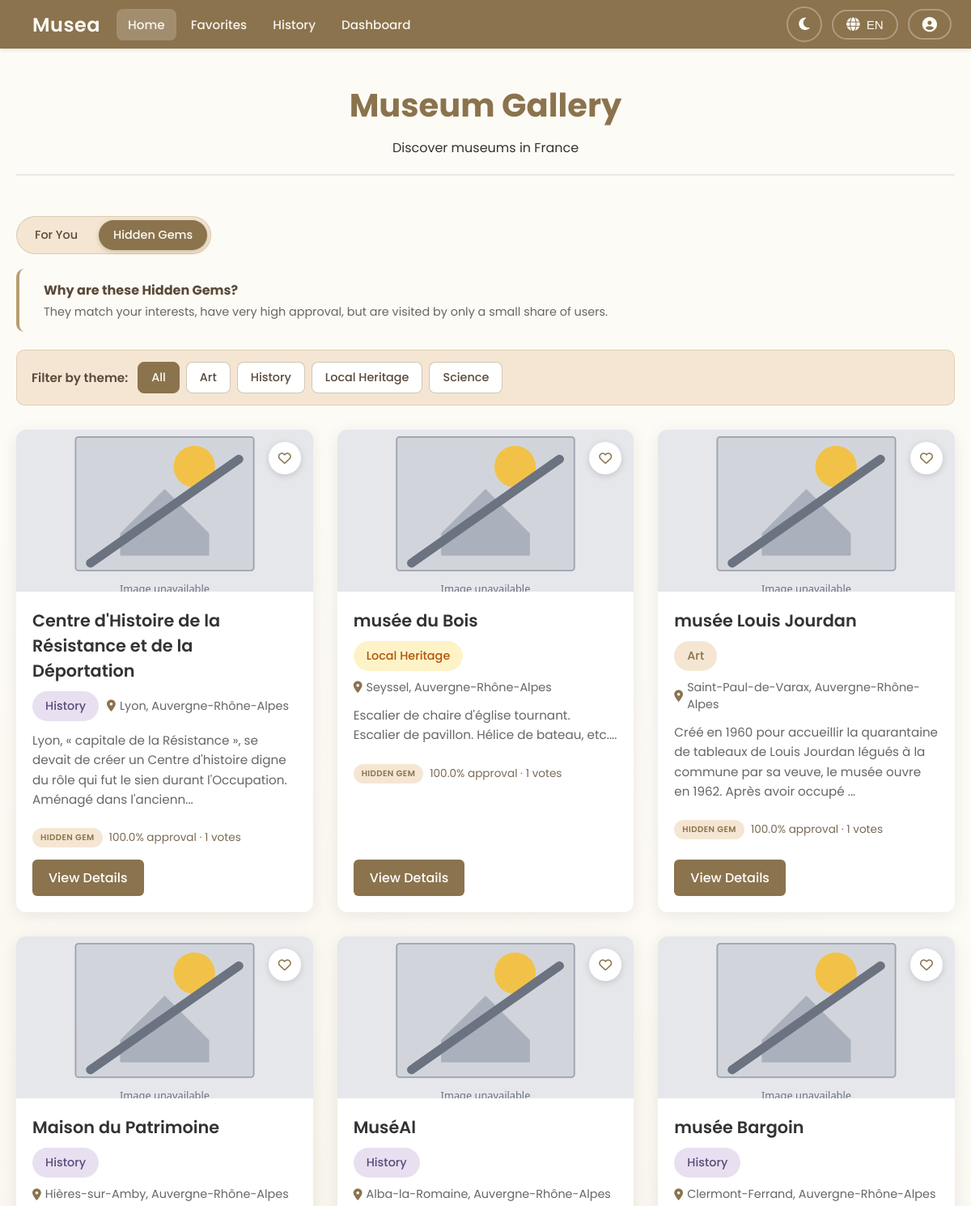
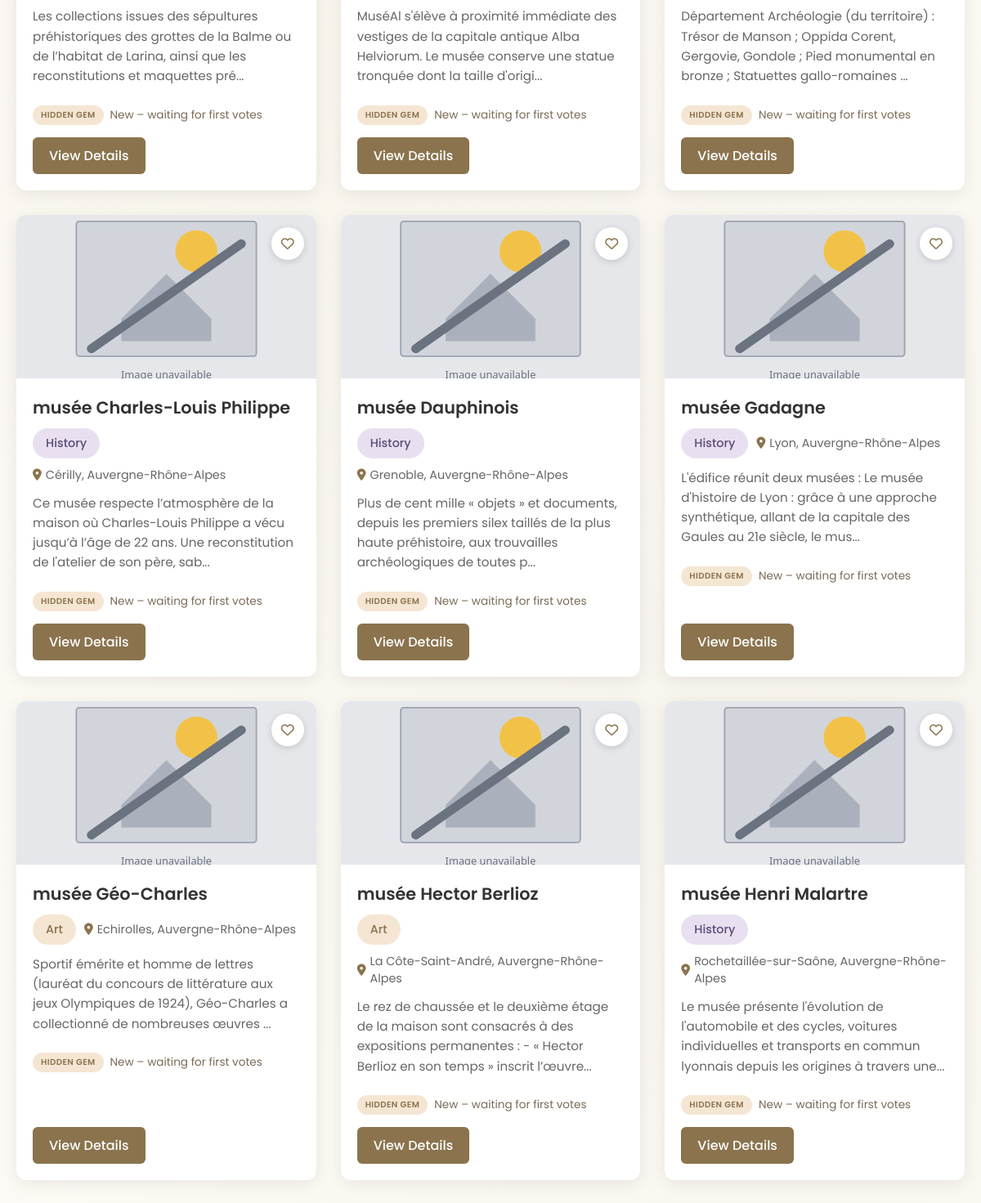
The page /museum_gallery?tab=hidden on the database its author committed (2 pictures, top to bottom).
### tables this page shows
CREATE TABLE museums (
    id INTEGER PRIMARY KEY AUTOINCREMENT,
    identifiant TEXT UNIQUE,
    name TEXT NOT NULL,
    region TEXT,
    theme TEXT,
    latitude REAL,
    longitude REAL,
    popularity_score INTEGER DEFAULT 0,
    location TEXT,
    description TEXT,
    created_at TIMESTAMP DEFAULT CURRENT_TIMESTAMP
, website TEXT, image_url TEXT, thumbs_up INTEGER DEFAULT 0, thumbs_down INTEGER DEFAULT 0);

### app.py (the view, shortened to what this page needs)
@app.route('/museum_gallery')
def museum_gallery():
    theme_param = (request.args.get('theme') or '').strip()
    current_tab = (request.args.get('tab') or 'for_you').strip().lower()
    show_all = (request.args.get('show_all') or '').strip() == '1'
    user_id = session.get('user_id')
    user_profile = db_manager.get_user_profile(user_id) if user_id else None
    context = detect_context(request)
    active_settings = get_active_settings(
        user_profile=dict(user_profile) if user_profile else None,
        context=context
    )
    max_results = active_settings['max_results']
    short_session = context.get('time_available', 60) <= 15
    if theme_param:
        museums = db_manager.get_museums_by_theme(theme_param)
    elif current_tab == 'hidden':
        hidden_limit = max_results
        if short_session or show_all:
            hidden_limit = max(hidden_limit, 100)
        museums = db_manager.get_hidden_gems(user_id=user_id, max_results=hidden_limit)
    else:
        museums = sorted(
            db_manager.get_all_museums(),
            key=lambda m: (-(m.get('popularity_score') or 0), (m.get('name') or "")),
        )
    if user_id:
        museums = db_manager._annotate_and_filter_by_distance(user_id, museums, max_km=50.0)
    has_more = False
    if short_session and not show_all:
        limited = museums[:max_results]
        has_more = len(museums) > len(limited)
    else:
        limited = museums
    see_more_url = None
    available_themes = db_manager.get_distinct_themes()
    adaptation_log = get_adaptation_log_message(active_settings)
    return render_template(
        'museum_gallery.html',
        museums=limited,
        settings=active_settings,
        adaptation_log=adaptation_log,
        available_themes=available_themes,
        current_theme=theme_param or None,
        current_tab=current_tab,
        has_more=has_more,
        see_more_url=see_more_url,
    )

### adaptation.py (called while the page is built, shortened)
def get_adaptation_log_message(settings):
    if not settings.get('adaptation_reasons'):
        return None  # Don't show log if no adaptations

def detect_context(request):
    context = {
        'device': 'desktop',
        'connection_quality': 'good',
        'time_available': session.get('time_available_minutes', 60)  # Default to 60 minutes
    }
    user_agent = request.headers.get('User-Agent', '').lower()
    if 'mobile' in user_agent or 'android' in user_agent or 'iphone' in user_agent:
        context['device'] = 'mobile'
    elif 'tablet' in user_agent or 'ipad' in user_agent:
        context['device'] = 'tablet'
    connection_quality = request.args.get('connection_quality') or 'good'
    context['connection_quality'] = connection_quality
    time_available = request.args.get('time_available')
    if time_available:
        try:
            context['time_available'] = int(time_available)
        except ValueError:
            pass
    return context

### app.py (called while the page is built)
@app.template_filter('museum_image_url')
def museum_image_url(museum):
    if not museum:
        return url_for('static', filename='placeholder.svg')
    img = (museum.get('image_url') or '').strip()
    if img:
        return img
    theme = (museum.get('theme') or '').strip()
    defaults = {
        'Art': 'https://images.unsplash.com/photo-1536924940846-227afb31e2a5?w=640',
        'History': 'https://images.unsplash.com/photo-1457369804613-52c61a468e7d?w=640',
        'Science': 'https://images.unsplash.com/photo-1635070041078-e363dbe005cb?w=640',
        'Local Heritage': 'https://images.unsplash.com/photo-1578662996442-48f60103fc96?w=640',
    }
    return defaults.get(theme) or url_for('static', filename='placeholder.svg')

@app.context_processor
def inject_logged_in():
    return {'logged_in': bool(session.get('user_id'))}

### db_manager.py (called while the page is built)
def _conn():
    c = sqlite3.connect(DB_PATH)
    c.row_factory = sqlite3.Row
    return c

def get_all_museums() -> List[Dict[str, Any]]:
    conn = _conn()
    try:
        try:
            conn.execute("ALTER TABLE museums ADD COLUMN image_url TEXT")
            conn.commit()
        except sqlite3.OperationalError:
            pass
        rows = conn.execute(
            "SELECT id, identifiant, name, region, theme, latitude, longitude, popularity_score, location, description, COALESCE(image_url, '') AS image_url FROM museums ORDER BY name"
        ).fetchall()
        return [_museum_row_to_dict(r) for r in rows]
    finally:
        conn.close()

### templates/museum_gallery.html (shortened to what this page needs)
<!DOCTYPE html>
<html lang="en">
<head>
    <link rel="stylesheet" href="https://cdnjs.cloudflare.com/ajax/libs/font-awesome/6.4.0/css/all.min.css">
    <link rel="stylesheet" href="{{ url_for('static', filename='style.css') }}">
</head>
<body data-logged-in="{{ 'true' if logged_in else 'false' }}">
    <div class="top-bar">
        <div class="top-bar-left">
            <a href="{{ url_for('museum_gallery') }}" style="text-decoration: none; color: inherit;">
                <div class="logo-container" style="cursor: pointer;">
                    <span class="logo-text">Musea</span>
                </div>
            </a>
            <nav class="main-nav">
            <a href="{{ url_for('museum_gallery') }}" class="nav-item active" data-en="Home" data-fr="Accueil">Home</a>
            <a href="{{ url_for('favorites') }}" class="nav-item" data-en="Favorites" data-fr="Favoris">Favorites</a>
            <a href="{{ url_for('history') }}" class="nav-item" data-en="History" data-fr="Historique">History</a>
            <a href="{{ url_for('view_user_profile') }}" class="nav-item" data-en="Dashboard" data-fr="Tableau de bord">Dashboard</a>
            </nav>
        </div>
        <div class="top-bar-right">
            <button class="dark-mode-btn" id="darkModeBtn" aria-label="Switch to dark mode" title="Dark mode">
                <i class="fas fa-moon"></i>
            </button>
            <div class="language-switcher">
                <button class="language-btn" id="languageBtn" aria-label="Change language">
                    <i class="fas fa-globe"></i>
                    <span id="currentLang">EN</span>
                </button>
            </div>
            <div class="profile-switcher">
                <button class="profile-btn" id="profileBtn" aria-label="Profile menu">
                    <i class="fas fa-user-circle"></i>
                </button>
            </div>
        </div>
    </div>
    <div class="container">
        <div class="gallery-header">
            <h1 data-en="Museum Gallery" data-fr="Galerie des musées">Museum Gallery</h1>
            <p data-en="Discover museums in France" data-fr="Découvrez les musées en France">Discover museums in France</p>
        </div>
        <div class="discovery-tabs">
            <a href="{{ url_for('museum_gallery') }}"
               class="discovery-tab {% if (current_tab or 'for_you') != 'hidden' %}active{% endif %}"
               data-en="For You"
               data-fr="Pour vous">
            </a>
            <a href="{{ url_for('museum_gallery', tab='hidden') }}"
               class="discovery-tab {% if current_tab == 'hidden' %}active{% endif %}"
               data-en="Hidden Gems"
               data-fr="Pépites cachées">
            </a>
        </div>
        {% if current_tab == 'hidden' %}
        <div class="hidden-gems-explainer">
            <div class="hidden-gems-text">
                <strong data-en="Why are these Hidden Gems?" data-fr="Pourquoi ces pépites ?">
                </strong>
                <p data-en="They match your interests, have very high approval, but are visited by only a small share of users."
                   data-fr="Ils correspondent à vos intérêts, ont une excellente appréciation, mais sont encore très peu visités.">
                </p>
            </div>
        </div>
        {% endif %}
        {% if available_themes %}
        <div class="theme-filter-bar">
            <span class="theme-filter-label" data-en="Filter by theme:" data-fr="Filtrer par thème :">Filter by theme:</span>
            <div class="theme-filter-buttons">
                <a href="{{ url_for('museum_gallery') }}" class="theme-filter-btn {% if not current_theme %}active{% endif %}" data-en="All" data-fr="Tous">All</a>
                {% for theme in available_themes %}
                <a href="{{ url_for('museum_gallery', theme=theme) }}" class="theme-filter-btn {% if current_theme == theme %}active{% endif %}">{{ theme }}</a>
                {% endfor %}
            </div>
        </div>
        {% endif %}
        <div class="museum-gallery {% if settings.layout == 'list' %}museum-gallery-list{% endif %}">
            {% for museum in museums %}
            <div class="museum-card" data-museum-id="{{ museum.id }}">
                {% if settings.show_images %}
                <div class="museum-card-image">
                    <img src="{{ museum | museum_image_url }}"
                         alt="{{ museum.name }}"
                         onerror="this.onerror=null; this.src='{{ url_for('static', filename='placeholder.svg') }}';">
                    <button class="favorite-btn" data-action="favorite" data-museum-id="{{ museum.id }}" aria-label="Add to favorites">
                        <i class="far fa-heart"></i>
                    </button>
                </div>
                {% endif %}
                <div class="museum-card-content">
                    <h3>{{ museum.name }}</h3>
                    <div class="museum-card-theme-location">
                        {% if museum.theme %}
                        <span class="museum-theme" data-theme="{{ museum.theme }}">{{ museum.theme }}</span>
                        {% endif %}
                        <p class="museum-location">
                            <i class="fas fa-map-marker-alt"></i> {{ museum.location }}
                        </p>
                    </div>
                    <p class="museum-description">
                        {% if settings.description_length == 'short' %}
                            {{ museum.description[:80] }}...
                        {% else %}
                            {{ museum.description[:150] }}...
                        {% endif %}
                    </p>
                    {% if current_tab == 'hidden' %}
                    <div class="hidden-gem-meta-line">
                        <span class="hidden-gem-badge" data-en="Hidden Gem" data-fr="Pépite cachée">Hidden Gem</span>
                        <span class="hidden-gem-metrics">
                            {% set votes = (museum.thumbs_up or 0) + (museum.thumbs_down or 0) %}
                            {% if museum.approval_rating is not none and votes > 0 %}
                                {{ museum.approval_rating|round(0) }}% approval · {{ votes }} votes
                            {% else %}
                                New – waiting for first votes
                            {% endif %}
                        </span>
                    </div>
                    {% endif %}
                    <div class="museum-card-actions">
                        <a href="{{ url_for('museum_detail', museum_id=museum.id) }}"
                           class="view-details-btn"
                           data-action="view-details"
                           data-museum-id="{{ museum.id }}"
                           data-en="View Details"
                           data-fr="Voir les détails">
                        </a>
                    </div>
                </div>
            </div>
            {% endfor %}
        </div>
    </div>
</body>
</html>

### rows shown on the page
museums: theme "Art"
museums: theme "History", name "Centre d'Histoire de la Résistance et de la Déportation", location "Lyon, Auvergne-Rhône-Alpes", description "Lyon, « capitale de la Résistance », se devait de créer un Centre d'histoire digne du rôle qui fut le sien durant l'Occupation. Aménagé dans l'ancienn", approval_rating "100.0", thumbs_up "1"
museums: theme "Local Heritage"
museums: theme "Science"
museums: name "musée du Bois", theme "Local Heritage", location "Seyssel, Auvergne-Rhône-Alpes", description "Escalier de chaire d'église tournant. Escalier de pavillon. Hélice de bateau, etc.", approval_rating "100.0", thumbs_up "1"
museums: name "musée Louis Jourdan", theme "Art", location "Saint-Paul-de-Varax, Auvergne-Rhône-Alpes", description "Créé en 1960 pour accueillir la quarantaine de tableaux de Louis Jourdan légués à la commune par sa veuve, le musée ouvre en 1962. Après avoir occupé", approval_rating "100.0", thumbs_up "1"
museums: name "Maison du Patrimoine", theme "History", location "Hières-sur-Amby, Auvergne-Rhône-Alpes", description "Les collections issues des sépultures préhistoriques des grottes de la Balme ou de l’habitat de Larina, ainsi que les reconstitutions et maquettes pré", shows "New – waiting for first votes"
museums: name "MuséAl", theme "History", location "Alba-la-Romaine, Auvergne-Rhône-Alpes", description "MuséAl s'élève à proximité immédiate des vestiges de la capitale antique Alba Helviorum. Le musée conserve une statue tronquée dont la taille d'origi", shows "New – waiting for first votes"
museums: name "musée Bargoin", theme "History", location "Clermont-Ferrand, Auvergne-Rhône-Alpes", description "Département Archéologie (du territoire) : Trésor de Manson ; Oppida Corent, Gergovie, Gondole ; Pied monumental en bronze ; Statuettes gallo-romaines", shows "New – waiting for first votes"
museums: name "musée Charles-Louis Philippe", theme "History", location "Cérilly, Auvergne-Rhône-Alpes", description "Ce musée respecte l’atmosphère de la maison où Charles-Louis Philippe a vécu jusqu’à l’âge de 22 ans. Une reconstitution de l'atelier de son père, sab", shows "New – waiting for first votes"
museums: name "musée Dauphinois", theme "History", location "Grenoble, Auvergne-Rhône-Alpes", description "Plus de cent mille « objets » et documents, depuis les premiers silex taillés de la plus haute préhistoire, aux trouvailles archéologiques de toutes p", shows "New – waiting for first votes"
museums: name "musée Gadagne", theme "History", location "Lyon, Auvergne-Rhône-Alpes", description "L'édifice réunit deux musées : Le musée d'histoire de Lyon : grâce à une approche synthétique, allant de la capitale des Gaules au 21e siècle, le mus", shows "New – waiting for first votes"
museums: name "musée Géo-Charles", theme "Art", location "Echirolles, Auvergne-Rhône-Alpes", description "Sportif émérite et homme de lettres (lauréat du concours de littérature aux jeux Olympiques de 1924), Géo-Charles a collectionné de nombreuses œuvres", shows "New – waiting for first votes"
museums: name "musée Hector Berlioz", theme "Art", location "La Côte-Saint-André, Auvergne-Rhône-Alpes", description "Le rez de chaussée et le deuxième étage de la maison sont consacrés à des expositions permanentes : - « Hector Berlioz en son temps » inscrit l’œuvre", shows "New – waiting for first votes"
museums: name "musée Henri Malartre", theme "History", location "Rochetaillée-sur-Saône, Auvergne-Rhône-Alpes", description "Le musée présente l'évolution de l'automobile et des cycles, voitures individuelles et transports en commun lyonnais depuis les origines à travers une", shows "New – waiting for first votes"
